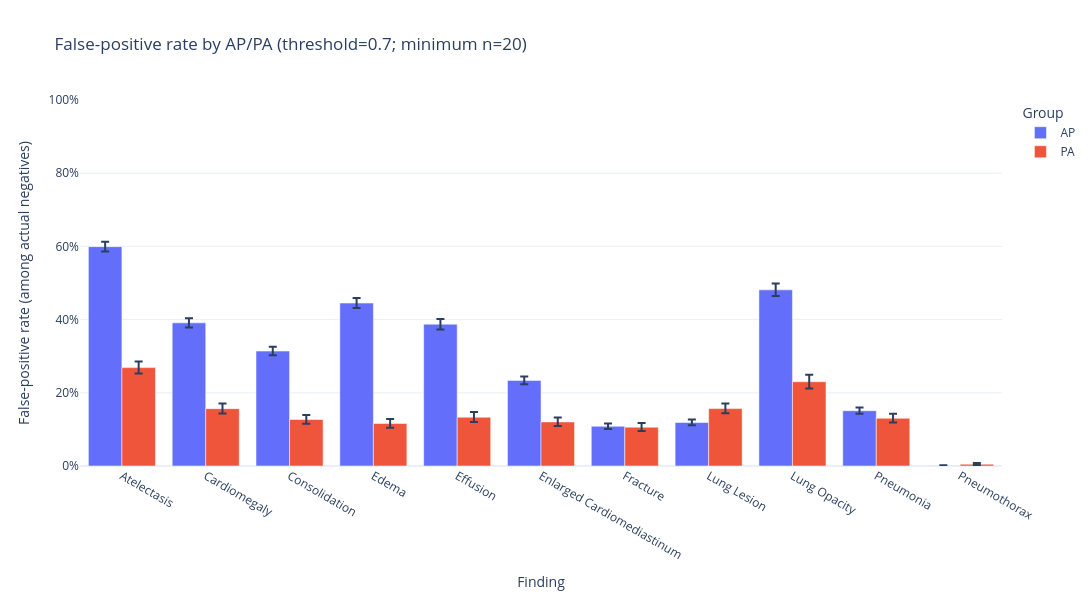
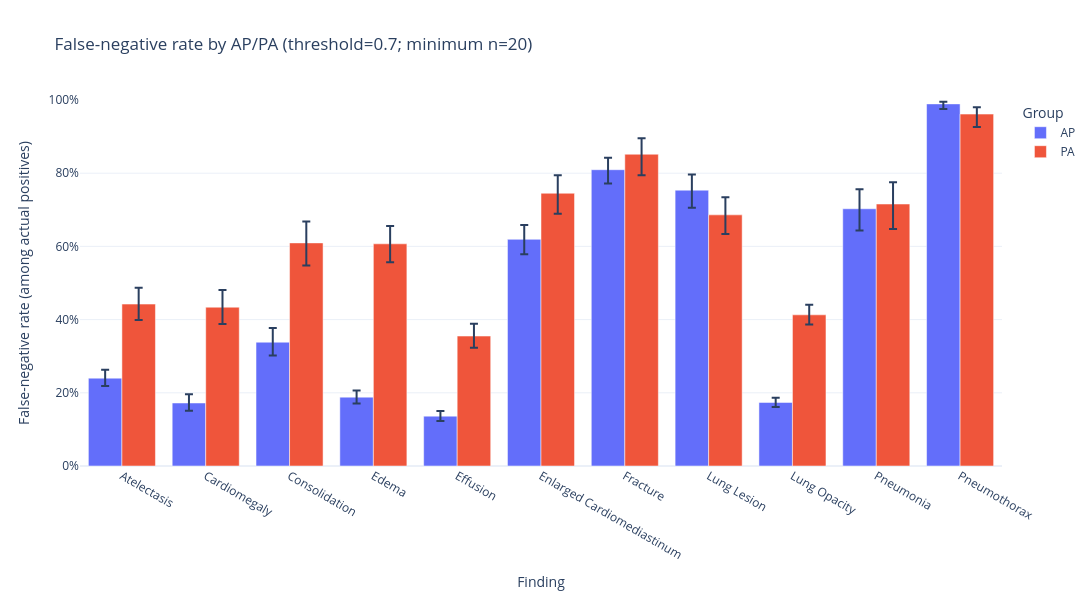
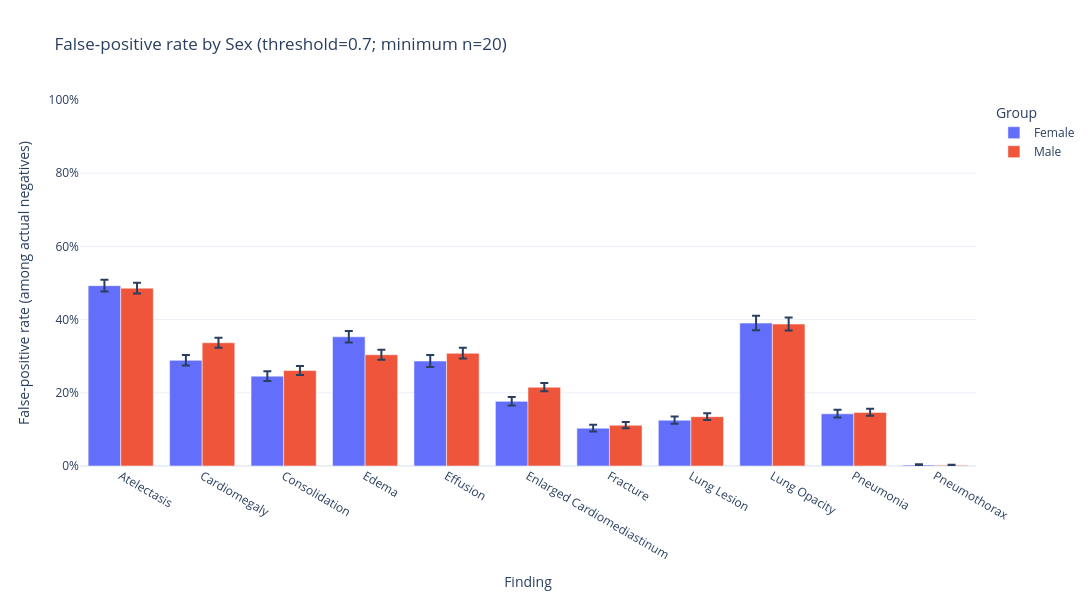
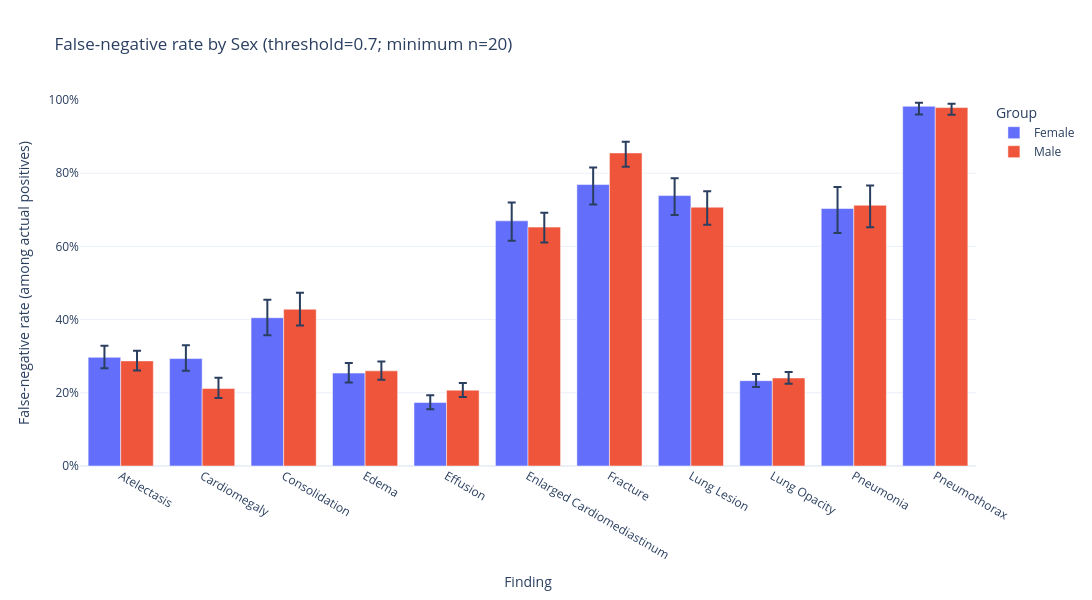

The cell these charts' notebook holds for them, in order:
### Code cell
show_fp_fn_characteristics(output_folder=HTML_OUTPUT_FOLDER)

### Figure 1 — Plotly figure (JSON) as saved in the notebook; plotly's stock layout.template omitted (floating-point values rounded to 4 significant figures)
{"data": [{"alignmentgroup": "True", "customdata": [[6813.0, 5384.0, 3227.0, 0.5862, 0.6124], [6813.0, 5750.0, 2249.0, 0.3786, 0.4038], [6813.0, 6207.0, 1949.0, 0.3026, 0.3257], [6813.0, 4942.0, 2200.0, 0.4314, 0.4591], [6813.0, 4413.0, 1710.0, 0.3732, 0.402], [6813.0, 6243.0, 1460.0, 0.2235, 0.2445], [6813.0, 6330.0, 687.0, 0.1011, 0.1164], [6813.0, 6468.0, 768.0, 0.1111, 0.1268], [6813.0, 3283.0, 1580.0, 0.4642, 0.4984], [6813.0, 6564.0, 992.0, 0.1427, 0.16], [6813.0, 6342.0, 6.0, 0.0004337, 0.002063]], "error_y": {"array": [0.01301, 0.01268, 0.01166, 0.01389, 0.01447, 0.01066, 0.007902, 0.008111, 0.0171, 0.008869, 0.001117], "arrayminus": [0.01316, 0.01254, 0.01143, 0.01381, 0.01427, 0.01033, 0.007427, 0.007658, 0.01706, 0.008461, 0.0005124]}, "hovertemplate": "Group=AP<br>Finding=%{x}<br>False-positive rate (among actual negatives)=%{y}<br>N_images=%{customdata[0]}<br>N_actual_negative=%{customdata[1]}<br>FP=%{customdata[2]}<br>FP_CI_low=%{customdata[3]}<br>FP_CI_high=%{customdata[4]}<extra></extra>", "legendgroup": "AP", "marker": {"color": "#636efa", "pattern": {"shape": ""}}, "name": "AP", "offsetgroup": "AP", "orientation": "v", "showlegend": true, "textposition": "auto", "type": "bar", "x": ["Atelectasis", "Cardiomegaly", "Consolidation", "Edema", "Effusion", "Enlarged Cardiomediastinum", "Fracture", "Lung Lesion", "Lung Opacity", "Pneumonia", "Pneumothorax"], "xaxis": "x", "y": [0.5994, 0.3911, 0.314, 0.4452, 0.3875, 0.2339, 0.1085, 0.1187, 0.4813, 0.1511, 0.0009461], "yaxis": "y"}, {"alignmentgroup": "True", "customdata": [[3187.0, 2701.0, 726.0, 0.2524, 0.2858], [3187.0, 2756.0, 432.0, 0.1437, 0.1708], [3187.0, 2936.0, 373.0, 0.1155, 0.1396], [3187.0, 2818.0, 327.0, 0.1047, 0.1284], [3187.0, 2373.0, 316.0, 0.1201, 0.1474], [3187.0, 2924.0, 352.0, 0.1091, 0.1327], [3187.0, 2998.0, 318.0, 0.09555, 0.1176], [3187.0, 2862.0, 449.0, 0.144, 0.1707], [3187.0, 1911.0, 440.0, 0.2119, 0.2497], [3187.0, 2997.0, 391.0, 0.1189, 0.143], [3187.0, 2979.0, 15.0, 0.003054, 0.008292]], "error_y": {"array": [0.01704, 0.01405, 0.01254, 0.01235, 0.01426, 0.0123, 0.01153, 0.01378, 0.01941, 0.01253, 0.003256], "arrayminus": [0.01638, 0.01309, 0.01156, 0.01131, 0.01308, 0.0113, 0.01052, 0.01286, 0.01832, 0.01159, 0.001981]}, "hovertemplate": "Group=PA<br>Finding=%{x}<br>False-positive rate (among actual negatives)=%{y}<br>N_images=%{customdata[0]}<br>N_actual_negative=%{customdata[1]}<br>FP=%{customdata[2]}<br>FP_CI_low=%{customdata[3]}<br>FP_CI_high=%{customdata[4]}<extra></extra>", "legendgroup": "PA", "marker": {"color": "#EF553B", "pattern": {"shape": ""}}, "name": "PA", "offsetgroup": "PA", "orientation": "v", "showlegend": true, "textposition": "auto", "type": "bar", "x": ["Atelectasis", "Cardiomegaly", "Consolidation", "Edema", "Effusion", "Enlarged Cardiomediastinum", "Fracture", "Lung Lesion", "Lung Opacity", "Pneumonia", "Pneumothorax"], "xaxis": "x", "y": [0.2688, 0.1567, 0.127, 0.116, 0.1332, 0.1204, 0.1061, 0.1569, 0.2302, 0.1305, 0.005035], "yaxis": "y"}], "layout": {"barmode": "group", "height": 600, "legend": {"title": {"text": "Group"}, "tracegroupgap": 0}, "title": {"text": "False-positive rate by AP/PA (threshold=0.7; minimum n=20)"}, "width": 1250, "xaxis": {"anchor": "y", "domain": [0, 1], "title": {"text": "Finding"}}, "yaxis": {"anchor": "x", "domain": [0, 1], "range": [0, 1], "tickformat": ".0%", "title": {"text": "False-positive rate (among actual negatives)"}}}}

### Figure 2 — Plotly figure (JSON) as saved in the notebook; plotly's stock layout.template omitted (floating-point values rounded to 4 significant figures)
{"data": [{"alignmentgroup": "True", "customdata": [[6813.0, 1429.0, 343.0, 0.2186, 0.2629], [6813.0, 1063.0, 183.0, 0.1507, 0.196], [6813.0, 606.0, 205.0, 0.3017, 0.3769], [6813.0, 1871.0, 352.0, 0.1711, 0.2065], [6813.0, 2400.0, 327.0, 0.1231, 0.1506], [6813.0, 570.0, 353.0, 0.5788, 0.6582], [6813.0, 483.0, 391.0, 0.7721, 0.842], [6813.0, 345.0, 260.0, 0.7055, 0.7961], [6813.0, 3530.0, 613.0, 0.1615, 0.1865], [6813.0, 249.0, 175.0, 0.6433, 0.7561], [6813.0, 471.0, 466.0, 0.9754, 0.9955]], "error_y": {"array": [0.02282, 0.02387, 0.03858, 0.01834, 0.01431, 0.03894, 0.03252, 0.04251, 0.01285, 0.05334, 0.006073], "arrayminus": [0.02143, 0.0215, 0.03655, 0.01706, 0.01315, 0.04054, 0.03741, 0.0481, 0.01214, 0.0595, 0.01399]}, "hovertemplate": "Group=AP<br>Finding=%{x}<br>False-negative rate (among actual positives)=%{y}<br>N_images=%{customdata[0]}<br>N_actual_positive=%{customdata[1]}<br>FN=%{customdata[2]}<br>FN_CI_low=%{customdata[3]}<br>FN_CI_high=%{customdata[4]}<extra></extra>", "legendgroup": "AP", "marker": {"color": "#636efa", "pattern": {"shape": ""}}, "name": "AP", "offsetgroup": "AP", "orientation": "v", "showlegend": true, "textposition": "auto", "type": "bar", "x": ["Atelectasis", "Cardiomegaly", "Consolidation", "Edema", "Effusion", "Enlarged Cardiomediastinum", "Fracture", "Lung Lesion", "Lung Opacity", "Pneumonia", "Pneumothorax"], "xaxis": "x", "y": [0.24, 0.1722, 0.3383, 0.1881, 0.1363, 0.6193, 0.8095, 0.7536, 0.1737, 0.7028, 0.9894], "yaxis": "y"}, {"alignmentgroup": "True", "customdata": [[3187.0, 486.0, 215.0, 0.3989, 0.4868], [3187.0, 431.0, 187.0, 0.3879, 0.481], [3187.0, 251.0, 153.0, 0.548, 0.6678], [3187.0, 369.0, 224.0, 0.5564, 0.6555], [3187.0, 814.0, 289.0, 0.3229, 0.3885], [3187.0, 263.0, 196.0, 0.6893, 0.7941], [3187.0, 189.0, 161.0, 0.7942, 0.8955], [3187.0, 325.0, 223.0, 0.6338, 0.7342], [3187.0, 1276.0, 527.0, 0.3863, 0.4402], [3187.0, 190.0, 136.0, 0.6479, 0.7752], [3187.0, 208.0, 200.0, 0.926, 0.9804]], "error_y": {"array": [0.04444, 0.04717, 0.05827, 0.04849, 0.03348, 0.04887, 0.04362, 0.04803, 0.02724, 0.05936, 0.01885], "arrayminus": [0.04353, 0.046, 0.06157, 0.05069, 0.03212, 0.05593, 0.05764, 0.05238, 0.02672, 0.06792, 0.03559]}, "hovertemplate": "Group=PA<br>Finding=%{x}<br>False-negative rate (among actual positives)=%{y}<br>N_images=%{customdata[0]}<br>N_actual_positive=%{customdata[1]}<br>FN=%{customdata[2]}<br>FN_CI_low=%{customdata[3]}<br>FN_CI_high=%{customdata[4]}<extra></extra>", "legendgroup": "PA", "marker": {"color": "#EF553B", "pattern": {"shape": ""}}, "name": "PA", "offsetgroup": "PA", "orientation": "v", "showlegend": true, "textposition": "auto", "type": "bar", "x": ["Atelectasis", "Cardiomegaly", "Consolidation", "Edema", "Effusion", "Enlarged Cardiomediastinum", "Fracture", "Lung Lesion", "Lung Opacity", "Pneumonia", "Pneumothorax"], "xaxis": "x", "y": [0.4424, 0.4339, 0.6096, 0.607, 0.355, 0.7452, 0.8519, 0.6862, 0.413, 0.7158, 0.9615], "yaxis": "y"}], "layout": {"barmode": "group", "height": 600, "legend": {"title": {"text": "Group"}, "tracegroupgap": 0}, "title": {"text": "False-negative rate by AP/PA (threshold=0.7; minimum n=20)"}, "width": 1250, "xaxis": {"anchor": "y", "domain": [0, 1], "title": {"text": "Finding"}}, "yaxis": {"anchor": "x", "domain": [0, 1], "range": [0, 1], "tickformat": ".0%", "title": {"text": "False-negative rate (among actual positives)"}}}}

### Figure 3 — Plotly figure (JSON) as saved in the notebook; plotly's stock layout.template omitted (floating-point values rounded to 4 significant figures)
{"data": [{"alignmentgroup": "True", "customdata": [[4471.0, 3639.0, 1793.0, 0.4765, 0.509], [4471.0, 3817.0, 1102.0, 0.2746, 0.3033], [4471.0, 4081.0, 1002.0, 0.2326, 0.259], [4471.0, 3439.0, 1214.0, 0.3372, 0.3691], [4471.0, 2989.0, 857.0, 0.2708, 0.3032], [4471.0, 4162.0, 735.0, 0.1653, 0.1885], [4471.0, 4207.0, 435.0, 0.09456, 0.113], [4471.0, 4180.0, 523.0, 0.1154, 0.1355], [4471.0, 2326.0, 908.0, 0.3707, 0.4104], [4471.0, 4272.0, 609.0, 0.1324, 0.1534], [4471.0, 4178.0, 11.0, 0.001471, 0.004709]], "error_y": {"array": [0.01624, 0.01458, 0.01344, 0.01613, 0.01648, 0.01188, 0.009566, 0.01038, 0.01999, 0.01081, 0.002076], "arrayminus": [0.01623, 0.01416, 0.01296, 0.0158, 0.01593, 0.01129, 0.008842, 0.009687, 0.01963, 0.01016, 0.001162]}, "hovertemplate": "Group=Female<br>Finding=%{x}<br>False-positive rate (among actual negatives)=%{y}<br>N_images=%{customdata[0]}<br>N_actual_negative=%{customdata[1]}<br>FP=%{customdata[2]}<br>FP_CI_low=%{customdata[3]}<br>FP_CI_high=%{customdata[4]}<extra></extra>", "legendgroup": "Female", "marker": {"color": "#636efa", "pattern": {"shape": ""}}, "name": "Female", "offsetgroup": "Female", "orientation": "v", "showlegend": true, "textposition": "auto", "type": "bar", "x": ["Atelectasis", "Cardiomegaly", "Consolidation", "Edema", "Effusion", "Enlarged Cardiomediastinum", "Fracture", "Lung Lesion", "Lung Opacity", "Pneumonia", "Pneumothorax"], "xaxis": "x", "y": [0.4927, 0.2887, 0.2455, 0.353, 0.2867, 0.1766, 0.1034, 0.1251, 0.3904, 0.1426, 0.002633], "yaxis": "y"}, {"alignmentgroup": "True", "customdata": [[5528.0, 4445.0, 2160.0, 0.4713, 0.5006], [5528.0, 4688.0, 1579.0, 0.3234, 0.3505], [5528.0, 5061.0, 1320.0, 0.2489, 0.2731], [5528.0, 4320.0, 1313.0, 0.2904, 0.3178], [5528.0, 3796.0, 1169.0, 0.2935, 0.3228], [5528.0, 5004.0, 1077.0, 0.2041, 0.2268], [5528.0, 5120.0, 570.0, 0.103, 0.1202], [5528.0, 5149.0, 694.0, 0.1257, 0.1444], [5528.0, 2867.0, 1112.0, 0.3702, 0.4058], [5528.0, 5288.0, 774.0, 0.1371, 0.1562], [5528.0, 5142.0, 10.0, 0.001057, 0.003576]], "error_y": {"array": [0.0147, 0.01366, 0.01228, 0.01389, 0.01487, 0.0116, 0.008909, 0.0096, 0.01798, 0.009784, 0.001632], "arrayminus": [0.01467, 0.01339, 0.01191, 0.01354, 0.01449, 0.01117, 0.008326, 0.009056, 0.01767, 0.009271, 0.0008881]}, "hovertemplate": "Group=Male<br>Finding=%{x}<br>False-positive rate (among actual negatives)=%{y}<br>N_images=%{customdata[0]}<br>N_actual_negative=%{customdata[1]}<br>FP=%{customdata[2]}<br>FP_CI_low=%{customdata[3]}<br>FP_CI_high=%{customdata[4]}<extra></extra>", "legendgroup": "Male", "marker": {"color": "#EF553B", "pattern": {"shape": ""}}, "name": "Male", "offsetgroup": "Male", "orientation": "v", "showlegend": true, "textposition": "auto", "type": "bar", "x": ["Atelectasis", "Cardiomegaly", "Consolidation", "Edema", "Effusion", "Enlarged Cardiomediastinum", "Fracture", "Lung Lesion", "Lung Opacity", "Pneumonia", "Pneumothorax"], "xaxis": "x", "y": [0.4859, 0.3368, 0.2608, 0.3039, 0.308, 0.2152, 0.1113, 0.1348, 0.3879, 0.1464, 0.001945], "yaxis": "y"}], "layout": {"barmode": "group", "height": 600, "legend": {"title": {"text": "Group"}, "tracegroupgap": 0}, "title": {"text": "False-positive rate by Sex (threshold=0.7; minimum n=20)"}, "width": 1250, "xaxis": {"anchor": "y", "domain": [0, 1], "title": {"text": "Finding"}}, "yaxis": {"anchor": "x", "domain": [0, 1], "range": [0, 1], "tickformat": ".0%", "title": {"text": "False-positive rate (among actual negatives)"}}}}

### Figure 4 — Plotly figure (JSON) as saved in the notebook; plotly's stock layout.template omitted (floating-point values rounded to 4 significant figures)
{"data": [{"alignmentgroup": "True", "customdata": [[4471.0, 832.0, 247.0, 0.2668, 0.3288], [4471.0, 654.0, 192.0, 0.26, 0.3296], [4471.0, 390.0, 158.0, 0.3576, 0.4545], [4471.0, 1032.0, 262.0, 0.2283, 0.2813], [4471.0, 1482.0, 257.0, 0.155, 0.1935], [4471.0, 309.0, 207.0, 0.6157, 0.72], [4471.0, 264.0, 203.0, 0.7145, 0.8157], [4471.0, 291.0, 215.0, 0.6855, 0.786], [4471.0, 2145.0, 500.0, 0.2157, 0.2515], [4471.0, 199.0, 140.0, 0.6367, 0.7626], [4471.0, 293.0, 288.0, 0.9607, 0.9927]], "error_y": {"array": [0.03192, 0.03603, 0.04942, 0.02743, 0.02011, 0.05007, 0.04677, 0.04713, 0.01836, 0.05912, 0.009754], "arrayminus": [0.03005, 0.03362, 0.04757, 0.02561, 0.01843, 0.05424, 0.05449, 0.05335, 0.01741, 0.06682, 0.02225]}, "hovertemplate": "Group=Female<br>Finding=%{x}<br>False-negative rate (among actual positives)=%{y}<br>N_images=%{customdata[0]}<br>N_actual_positive=%{customdata[1]}<br>FN=%{customdata[2]}<br>FN_CI_low=%{customdata[3]}<br>FN_CI_high=%{customdata[4]}<extra></extra>", "legendgroup": "Female", "marker": {"color": "#636efa", "pattern": {"shape": ""}}, "name": "Female", "offsetgroup": "Female", "orientation": "v", "showlegend": true, "textposition": "auto", "type": "bar", "x": ["Atelectasis", "Cardiomegaly", "Consolidation", "Edema", "Effusion", "Enlarged Cardiomediastinum", "Fracture", "Lung Lesion", "Lung Opacity", "Pneumonia", "Pneumothorax"], "xaxis": "x", "y": [0.2969, 0.2936, 0.4051, 0.2539, 0.1734, 0.6699, 0.7689, 0.7388, 0.2331, 0.7035, 0.9829], "yaxis": "y"}, {"alignmentgroup": "True", "customdata": [[5528.0, 1083.0, 311.0, 0.261, 0.3148], [5528.0, 840.0, 178.0, 0.1856, 0.2408], [5528.0, 467.0, 200.0, 0.3842, 0.4736], [5528.0, 1208.0, 314.0, 0.236, 0.2854], [5528.0, 1732.0, 359.0, 0.1888, 0.227], [5528.0, 524.0, 342.0, 0.6109, 0.6922], [5528.0, 408.0, 349.0, 0.8179, 0.8862], [5528.0, 379.0, 268.0, 0.6594, 0.7507], [5528.0, 2661.0, 640.0, 0.2247, 0.2571], [5528.0, 240.0, 171.0, 0.6522, 0.7661], [5528.0, 386.0, 378.0, 0.9596, 0.9895]], "error_y": {"array": [0.02766, 0.02892, 0.04529, 0.02547, 0.01973, 0.03952, 0.03081, 0.04356, 0.01661, 0.05356, 0.01019], "arrayminus": [0.02616, 0.02629, 0.04411, 0.02395, 0.01843, 0.04174, 0.03744, 0.04771, 0.01586, 0.06025, 0.01963]}, "hovertemplate": "Group=Male<br>Finding=%{x}<br>False-negative rate (among actual positives)=%{y}<br>N_images=%{customdata[0]}<br>N_actual_positive=%{customdata[1]}<br>FN=%{customdata[2]}<br>FN_CI_low=%{customdata[3]}<br>FN_CI_high=%{customdata[4]}<extra></extra>", "legendgroup": "Male", "marker": {"color": "#EF553B", "pattern": {"shape": ""}}, "name": "Male", "offsetgroup": "Male", "orientation": "v", "showlegend": true, "textposition": "auto", "type": "bar", "x": ["Atelectasis", "Cardiomegaly", "Consolidation", "Edema", "Effusion", "Enlarged Cardiomediastinum", "Fracture", "Lung Lesion", "Lung Opacity", "Pneumonia", "Pneumothorax"], "xaxis": "x", "y": [0.2872, 0.2119, 0.4283, 0.2599, 0.2073, 0.6527, 0.8554, 0.7071, 0.2405, 0.7125, 0.9793], "yaxis": "y"}], "layout": {"barmode": "group", "height": 600, "legend": {"title": {"text": "Group"}, "tracegroupgap": 0}, "title": {"text": "False-negative rate by Sex (threshold=0.7; minimum n=20)"}, "width": 1250, "xaxis": {"anchor": "y", "domain": [0, 1], "title": {"text": "Finding"}}, "yaxis": {"anchor": "x", "domain": [0, 1], "range": [0, 1], "tickformat": ".0%", "title": {"text": "False-negative rate (among actual positives)"}}}}
